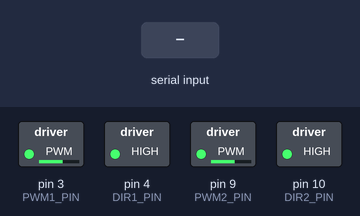
Recording of a sketch running on a simulated Arduino Uno, built with avr-gcc and run on an emulated ATmega328P. On the bench: switched loads named in the sketch (green lamp = pin HIGH). The test bench sets the inputs (shaded band). What the sketch prints to the serial monitor is not drawn.

Above: at 1.3 s.
1.4 s: "+" received over Serial
At 3.9 s:
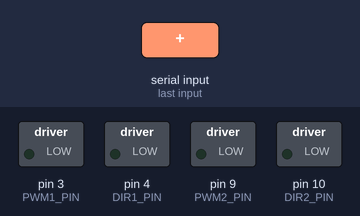
8.7 s: "b" received over Serial
At 9.2 s:
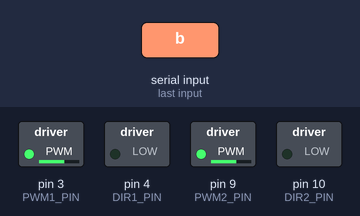
10.2 s: "f" received over Serial
At 11.5 s:
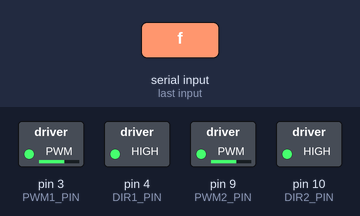
Timing chart, 0 to 13.2 s (numbered marks = the images above; inputs shaded):
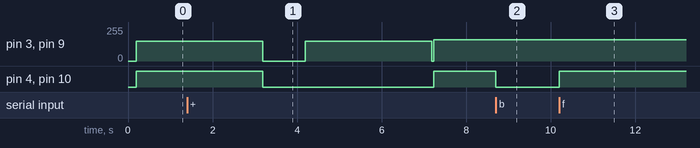

The sketch:

Motor_Test_RS775_MDD10A.ino
```cpp
/*
 * ============================================================
 *  RS-775 + MDD10A 모터 드라이버 테스트 코드
 *  목표 속도: 0.4 m/s
 * ============================================================
 *  [MDD10A Sign-magnitude 모드]
 *  DIR  핀: HIGH = 전진, LOW = 후진
 *  PWM  핀: 0~255 (속도 제어)
 *
 *  핀 연결:
 *    MDD10A PWM1 → Pin 3  (모터 1 속도)
 *    MDD10A DIR1 → Pin 4  (모터 1 방향)
 *    MDD10A PWM2 → Pin 9  (모터 2 속도)
 *    MDD10A DIR2 → Pin 10 (모터 2 방향)
 *    MDD10A GND  → Arduino GND (공통 GND 필수)
 *    MDD10A VCC  → 5V
 *
 *  [속도 조정 방법]
 *  PWM_TARGET 값을 올리거나 내리면서 실측 속도 확인
 *  실측값이 0.4m/s보다 느리면 값을 올리고, 빠르면 내릴 것
 *  RS-775 사양에 따라 다르므로 반드시 실측 필요
 * ============================================================
 */

// ── 핀 설정 ─────────────────────────────────────────────────
const uint8_t PWM1_PIN = 3;   // 모터 1 속도 (PWM 핀)
const uint8_t DIR1_PIN = 4;   // 모터 1 방향
const uint8_t PWM2_PIN = 9;   // 모터 2 속도 (PWM 핀)
const uint8_t DIR2_PIN = 10;  // 모터 2 방향
// ────────────────────────────────────────────────────────────

// ── 속도 설정 ────────────────────────────────────────────────
// 0~255 범위. 실측 후 조정 필요
// 바퀴 65mm 기준 0.4m/s = 약 118RPM 목표
// RS-775 무부하 RPM과 실제 부하 RPM 차이가 크므로 실측 필수
int PWM_TARGET = 150;  // ← 이 값을 조정해서 0.4m/s 맞출 것
// ────────────────────────────────────────────────────────────

// ── 모터 제어 함수 ───────────────────────────────────────────
void setMotor(uint8_t pwmPin, uint8_t dirPin, int speed) {
  // speed: -255(최대 후진) ~ 0(정지) ~ 255(최대 전진)
  if (speed > 0) {
    digitalWrite(dirPin, HIGH);
    analogWrite(pwmPin, constrain(speed, 0, 255));
  } else if (speed < 0) {
    digitalWrite(dirPin, LOW);
    analogWrite(pwmPin, constrain(-speed, 0, 255));
  } else {
    digitalWrite(dirPin, LOW);
    analogWrite(pwmPin, 0);
  }
}

void forward(int speed) {
  setMotor(PWM1_PIN, DIR1_PIN,  speed);
  setMotor(PWM2_PIN, DIR2_PIN,  speed);
}

void backward(int speed) {
  setMotor(PWM1_PIN, DIR1_PIN, -speed);
  setMotor(PWM2_PIN, DIR2_PIN, -speed);
}

void stopMotors() {
  setMotor(PWM1_PIN, DIR1_PIN, 0);
  setMotor(PWM2_PIN, DIR2_PIN, 0);
}

// ── 시리얼 명령어 처리 ───────────────────────────────────────
// 시리얼 모니터에서 다음 명령어로 실시간 제어 가능
// f     : 전진 (PWM_TARGET 속도)
// b     : 후진 (PWM_TARGET 속도)
// s     : 정지
// + / - : PWM 10 증가 / 감소
// p     : 현재 PWM 값 출력
void handleSerial() {
  if (!Serial.available()) return;

  char cmd = Serial.read();
  switch (cmd) {
    case 'f':
      forward(PWM_TARGET);
      Serial.print("[전진] PWM="); Serial.println(PWM_TARGET);
      break;
    case 'b':
      backward(PWM_TARGET);
      Serial.print("[후진] PWM="); Serial.println(PWM_TARGET);
      break;
    case 's':
      stopMotors();
      Serial.println("[정지]");
      break;
    case '+':
      PWM_TARGET = constrain(PWM_TARGET + 10, 0, 255);
      Serial.print("[PWM 증가] PWM="); Serial.println(PWM_TARGET);
      forward(PWM_TARGET);
      break;
    case '-':
      PWM_TARGET = constrain(PWM_TARGET - 10, 0, 255);
      Serial.print("[PWM 감소] PWM="); Serial.println(PWM_TARGET);
      forward(PWM_TARGET);
      break;
    case 'p':
      Serial.print("[현재 PWM]="); Serial.println(PWM_TARGET);
      break;
  }
}

void setup() {
  Serial.begin(9600);

  pinMode(PWM1_PIN, OUTPUT);
  pinMode(DIR1_PIN, OUTPUT);
  pinMode(PWM2_PIN, OUTPUT);
  pinMode(DIR2_PIN, OUTPUT);

  stopMotors();

  Serial.println("=== RS-775 + MDD10A 모터 테스트 ===");
  Serial.println("명령어: f=전진 / b=후진 / s=정지 / +=PWM+10 / -=PWM-10 / p=현재PWM");
  Serial.print("초기 PWM 설정값: "); Serial.println(PWM_TARGET);
  Serial.println("0.4m/s 목표: 실측 후 PWM_TARGET 조정 필요");
}

void loop() {
  // ── 기본 테스트 시퀀스 (시작 시 1회 실행) ─────────────────
  static bool firstRun = true;
  if (firstRun) {
    firstRun = false;

    Serial.println("\n[테스트 시퀀스 시작]");

    // 1. 전진 3초
    Serial.println("전진 3초...");
    forward(PWM_TARGET);
    delay(3000);

    // 2. 정지 1초
    Serial.println("정지 1초...");
    stopMotors();
    delay(1000);

    // 3. 후진 3초
    Serial.println("후진 3초...");
    backward(PWM_TARGET);
    delay(3000);

    // 4. 정지
    stopMotors();
    Serial.println("[테스트 시퀀스 완료]");
    Serial.println("이후 시리얼 명령어로 수동 제어 가능");
  }

  // ── 시리얼 명령어 수신 ──────────────────────────────────────
  handleSerial();
}
```

Measured:
- after the input at 8.7 s, pin 4 (DIR1_PIN), pin 10 (DIR2_PIN): HIGH → LOW at once
- after the input at 10.2 s, pin 4 (DIR1_PIN), pin 10 (DIR2_PIN): LOW → HIGH at once
